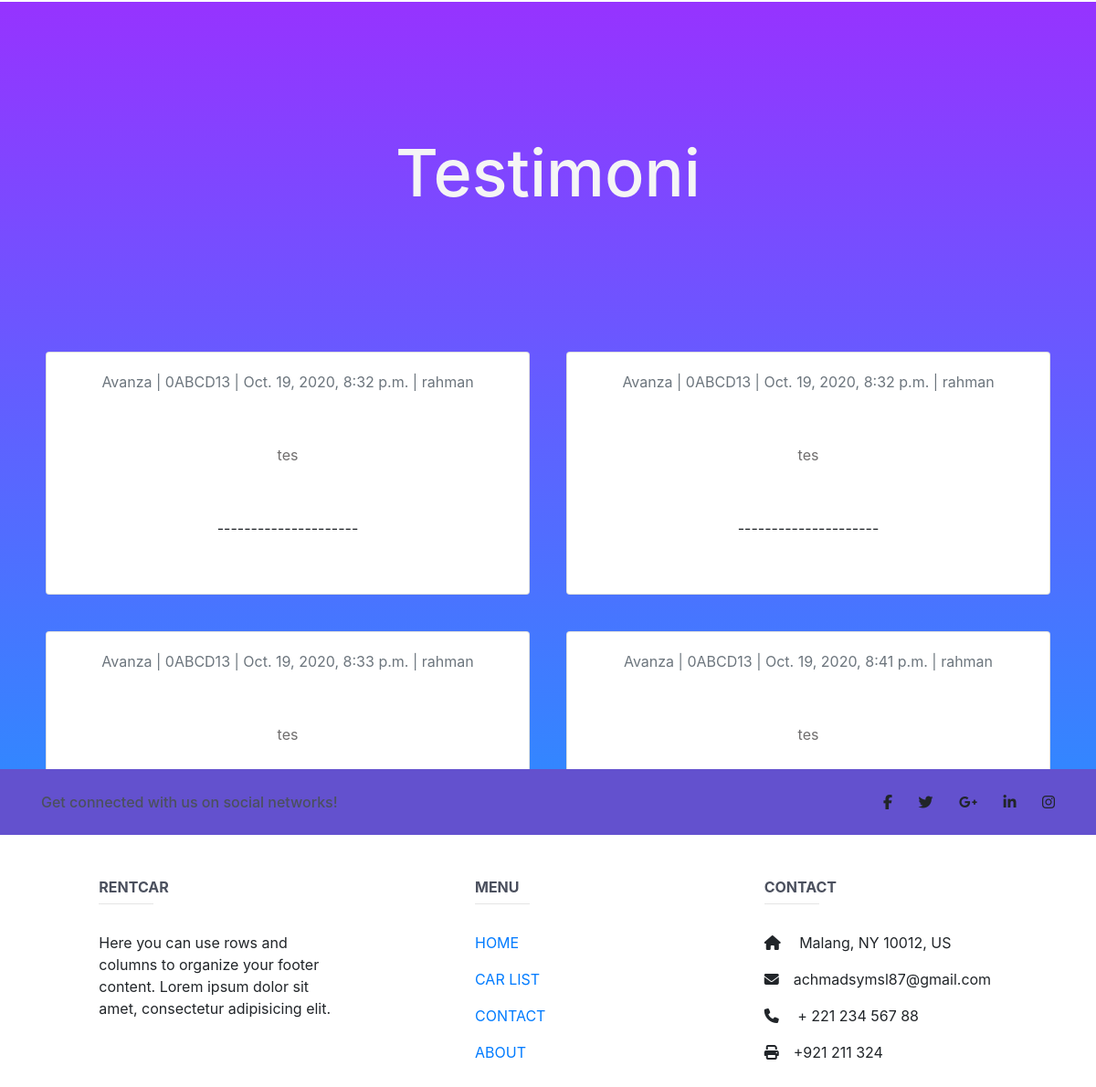
The app's page / (lower part), older data.
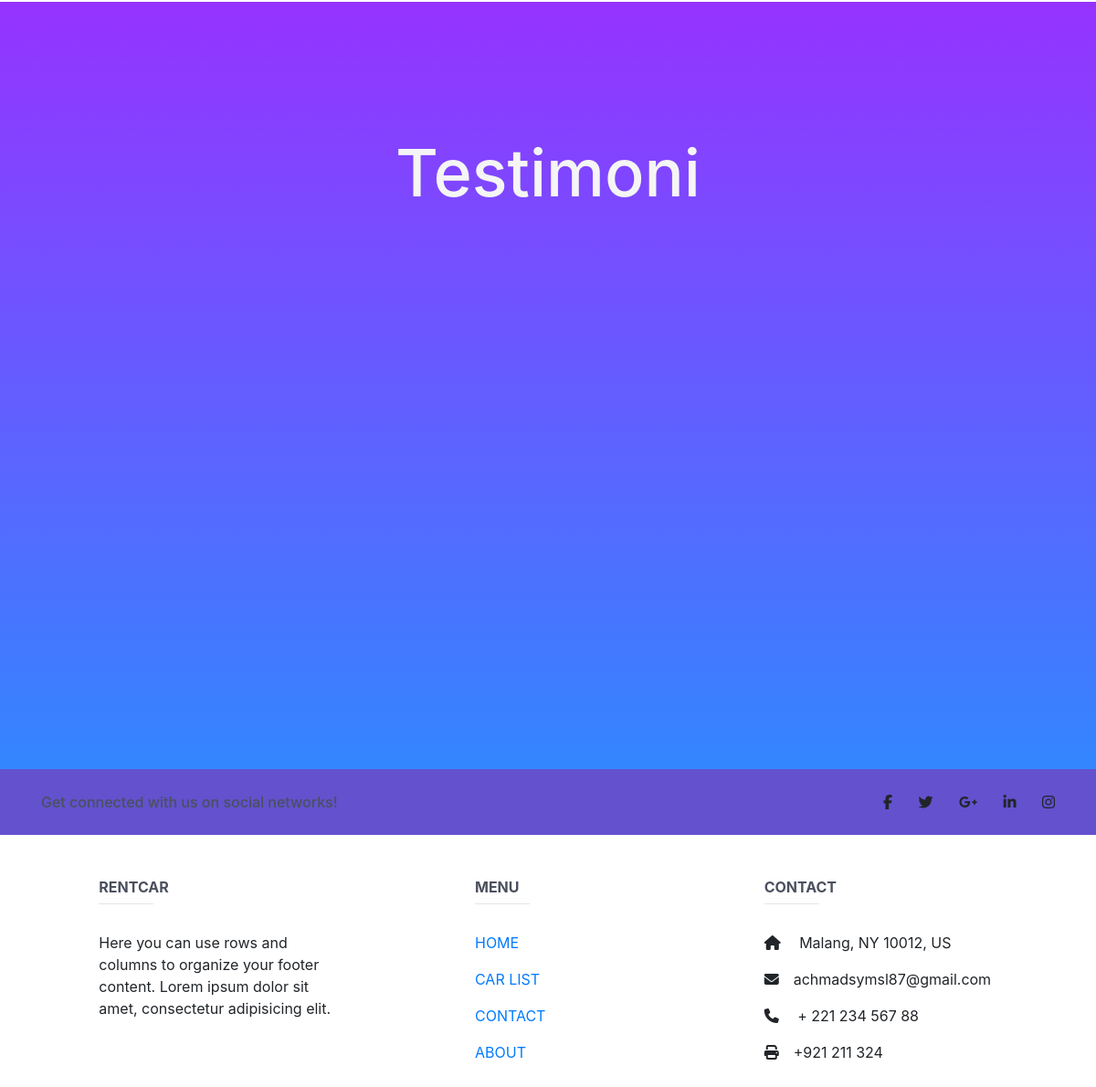
The same page, newer data.
### sewa_mobil/models.py (models this page shows, shortened)
class Testimoni(models.Model):
    mobil = models.ForeignKey(Mobil, on_delete=models.CASCADE)
    nama = models.ForeignKey(User, on_delete=models.CASCADE)
    isi = models.TextField()
    dibuat_pada = models.DateTimeField(auto_now_add=True, null=True, blank=True)
    class Meta:
        ordering = ['dibuat_pada']

class Mobil(models.Model):
    nama = models.CharField(max_length=100, default="")
    plat = models.CharField(max_length=10, default="")
    gambar = models.ImageField(upload_to='img/mobil/')
    gambar2 = models.ImageField(upload_to='img/mobil/')
    gambar3 = models.ImageField(upload_to='img/mobil/')
    gambar4 = models.ImageField(upload_to='img/mobil/', blank=True)
    ditambahkan = models.DateTimeField(auto_now_add=True)
    kategori = [
        ('Covertible', 'Covertible'),
        ('Coupe', 'Coupe'),
        ('Sedan', 'Sedan'),
        ('Hatchback', 'Hatchback'),
        ('SUV', 'SUV'),
        ('MPV', 'MPV'),
    ]
    tipe = models.CharField(max_length=20, choices=kategori, default="MPV")
    harga = models.IntegerField(default=100000)
    deskripsi = models.TextField()
    status_choices = [
        ('Available', 'Available'),
        ('Not Available', 'Not Available'),
    ]
    transmisi = models.CharField(max_length=10, default="Manual", choices=[('Auto', 'Auto'),('Manual', 'Manual')])
    status = models.CharField(max_length=20, choices=status_choices, default="Available")
    slug = models.SlugField(blank=True, editable=False)
    class Meta:
        ordering = ["harga"]

### Rental_mobil/views.py (the view)
# urls.py: path('', index_view, name="home"),
def index_view(request):
    testi = Testimoni.objects.all()[0:4]
    return render(request, 'main/index.html', {'testi':testi})

### templates/main/index.html (shortened to what this page needs)
{% extends 'main/base.html' %}
{% block content %}
{% load static %}
<!DOCTYPE html>
<html lang="en">
  <main>
    <section class="section-3 container-fluid p-0 text-center">
      <div class="row">
        <div class="col-md-12 col-sm-12">
          <h1>Testimoni</h1>
        </div>
      </div>
      <div class="container">
    <div class="row">
            {% autoescape off %}
            {% for t in testi %}
        <div style="padding:20px;" class="col-sm-12 col-lg-6 align-items-stretch">
            <div class="card mb-4 h-100">
                <div class="card-body">
                        <div class="article">
				<p class="text-muted">{{ t.mobil.nama  }} | {{ t.mobil.plat  }} | {{ t.dibuat_pada }} | {{ t.nama }}</p>
                    <p class="card-text">{{ t.isi|truncatechars_html:100 }}</p>
                    <p>---------------------</p>
                        </div>
                </div>
        </div>
            </div>
            {% endfor %}
        {% endautoescape %}
    </div>
</div>
    </section>
  </main>
  <footer class="page-footer font-small unique-color-dark">
  <div style="background-color: #6351ce;">
    <div class="container">
      <div class="row py-4 d-flex align-items-center">
        <div class="col-md-6 col-lg-5 text-center text-md-left mb-4 mb-md-0">
          <h6 class="mb-0">Get connected with us on social networks!</h6>
        </div>
        <div class="col-md-6 col-lg-7 text-center text-md-right">
          <a class="fb-ic">
            <i class="fab fa-facebook-f white-text mr-4"> </i>
          </a>
          <a class="tw-ic">
            <i class="fab fa-twitter white-text mr-4"> </i>
          </a>
          <a class="gplus-ic">
            <i class="fab fa-google-plus-g white-text mr-4"> </i>
          </a>
          <a class="li-ic">
            <i class="fab fa-linkedin-in white-text mr-4"> </i>
          </a>
          <a class="ins-ic">
            <i class="fab fa-instagram white-text"> </i>
          </a>
        </div>
      </div>
    </div>
  </div>
    <div class="container text-center text-md-left mt-5">
      <div class="row mt-3">
        <div class="col-md-3 col-lg-4 col-xl-3 mx-auto mb-4">
          <h6 class="text-uppercase font-weight-bold">RENTCAR</h6>
          <hr class="deep-purple accent-2 mb-4 mt-0 d-inline-block mx-auto" style="width: 60px; color: blue;">
          <p>Here you can use rows and columns to organize your footer content. Lorem ipsum dolor sit amet,
            consectetur
            adipisicing elit.</p>
        </div>
        <div class="col-md-3 col-lg-2 col-xl-2 mx-auto mb-4">
          <h6 class="text-uppercase font-weight-bold">MENU</h6>
          <hr class="deep-purple accent-2 mb-4 mt-0 d-inline-block mx-auto" style="width: 60px; color: blue;">
          <p>
            <a href="#!">HOME</a>
          </p>
          <p>
            <a href="#!">CAR LIST</a>
          </p>
          <p>
            <a href="#!">CONTACT</a>
          </p>
          <p>
            <a href="#!">ABOUT</a>
          </p>
        </div>
        <div class="col-md-4 col-lg-3 col-xl-3 mx-auto mb-md-0 mb-4">
          <h6 class="text-uppercase font-weight-bold">Contact</h6>
          <hr class="deep-purple accent-2 mb-4 mt-0 d-inline-block mx-auto" style="width: 60px;">
          <p>
            <i class="fas fa-home mr-3"></i> Malang, NY 10012, US</p>
          <p>
            <i class="fas fa-envelope mr-3"></i>achmadsymsl87@gmail.com</p>
          <p>
            <i class="fas fa-phone mr-3"></i> + 221 234 567 88</p>
          <p>
            <i class="fas fa-print mr-3"></i>+921 211 324</p>
        </div>
      </div>
    </div>
  </footer>
</body>
</html>
{% endblock content %}

Row changes from the older to the newer data that the page shows:
removed Testimoni: mobil.nama "Avanza", mobil.plat "0ABCD13", dibuat_pada "Oct. 19, 2020, 8:32 p.m.", nama "rahman", isi "tes"
removed Testimoni: mobil.nama "Avanza", mobil.plat "0ABCD13", dibuat_pada "Oct. 19, 2020, 8:32 p.m.", nama "rahman", isi "tes"
removed Testimoni: mobil.nama "Avanza", mobil.plat "0ABCD13", dibuat_pada "Oct. 19, 2020, 8:33 p.m.", nama "rahman", isi "tes"
removed Testimoni: mobil.nama "Avanza", mobil.plat "0ABCD13", dibuat_pada "Oct. 19, 2020, 8:41 p.m.", nama "rahman", isi "tes"
